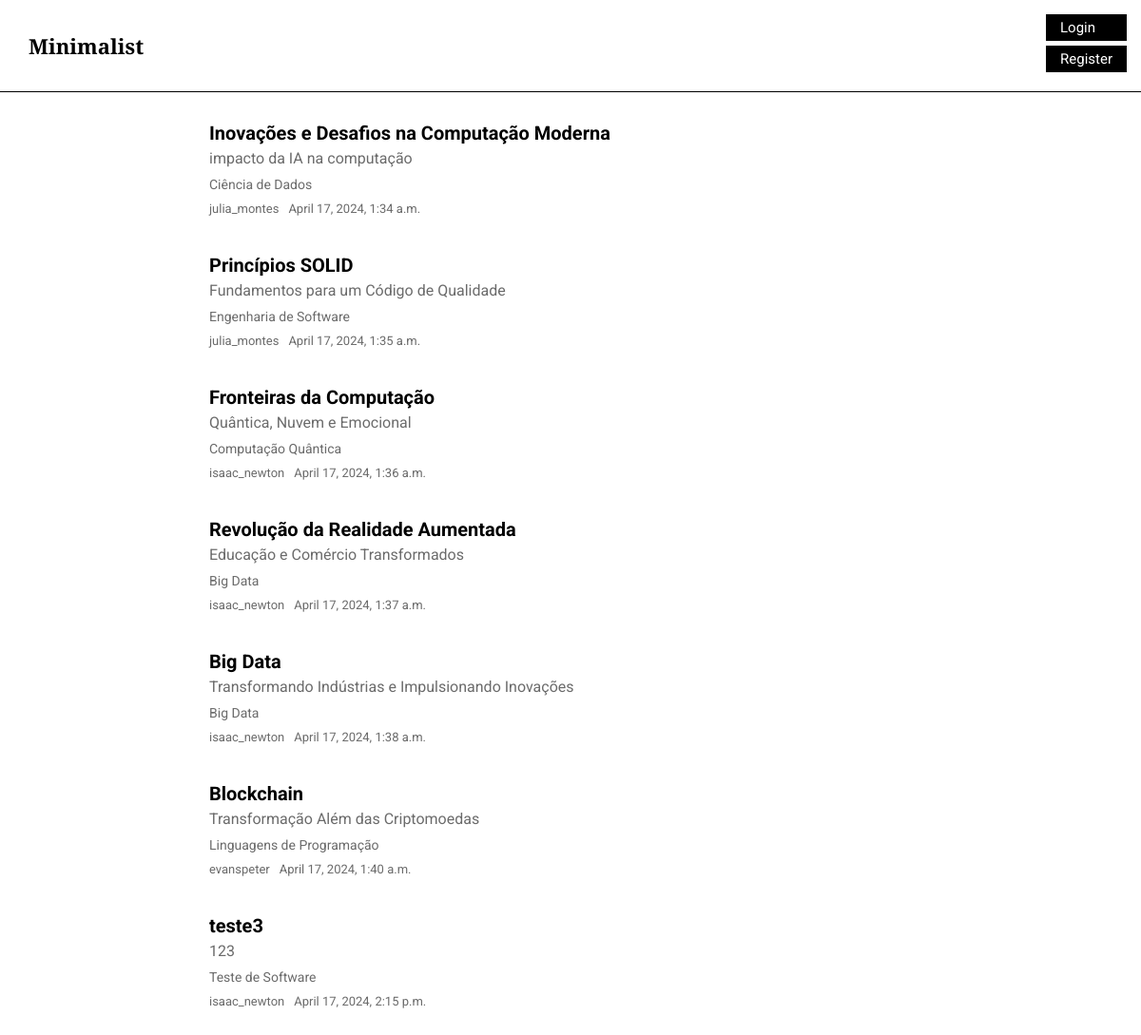
/, run on an earlier commit of the app's database.
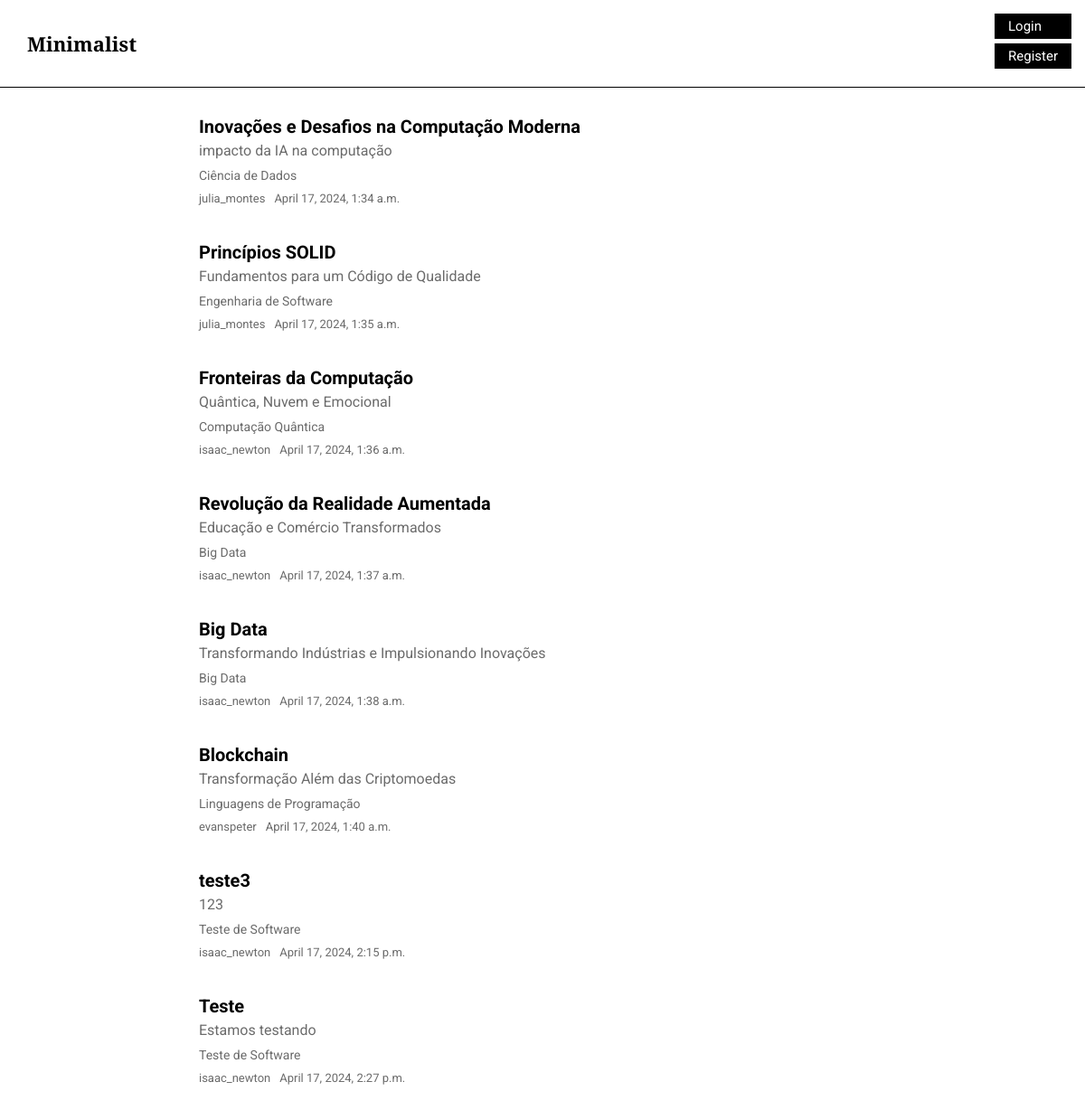
And on a later commit of the database.
### minimalistApp/models.py (models this page shows, shortened)
class Post(models.Model):
    author = models.ForeignKey(settings.AUTH_USER_MODEL, on_delete=models.CASCADE)
    title = models.CharField(max_length=200)
    subtitle = models.TextField()
    category = models.ManyToManyField(Category)
    text = models.TextField()
    created_date = models.DateTimeField(default=timezone.now)
    published_date = models.DateTimeField(blank=True, null=True)

class Category(models.Model):
    name = models.CharField(max_length=200)
    def __str__(self):
        return self.name

### minimalistApp/views.py (the view)
# urls.py: path('', views.postList, name='postList'),
def postList(request):
  posts = Post.objects.filter(published_date__lte=timezone.now()).order_by('published_date')
  category = Category.objects.all()
  search = request.GET.get('search')
  if search:
    posts = Post.objects.filter(title__icontains = search)
  return render(request, 'minimalistApp/postList.html', {'posts': posts, 'category': category})

### minimalistApp/templates/minimalistApp/postList.html
{% extends 'minimalistApp/base.html' %}
{% load static %}
{% block content %}
  <link rel="stylesheet" href="{% static 'css/style.css' %}">
  <link rel="stylesheet" href="{% static 'css/post.css' %}">
  <div class="postList">
    <div class="row">
      <div class="col-md-8">
        {% for post in posts %}
          <div class="post" name="post-{{ post.pk }}">
              <div class="postTitle">
                <h2><a href="{% url 'postDetail' pk=post.pk %}">{{ post.title }}</a></h2>
              </div>
              <div class="postSubtitle">
                <p class="subtitle"> {{post.subtitle}} <p>
              </div>
              <div class="categories">
                {% for categ in post.category.all %}
                  <p class="category">{{categ}}</p>
                {% endfor %}
              </div>
              <div class="authorDate">
                <p class="author"> {{post.author}} </p>
                <p class="date">{{ post.published_date }}</p>
              </div>
          </div>
      {% endfor %}
      </div>
    </div>
  </div>
{% endblock %}

What changed in the data, as far as the page shows it:
added Post: title "Teste", subtitle "Estamos testando", author "isaac_newton", published_date "April 17, 2024, 2:27 p.m.", Category (name "Teste de Software")
